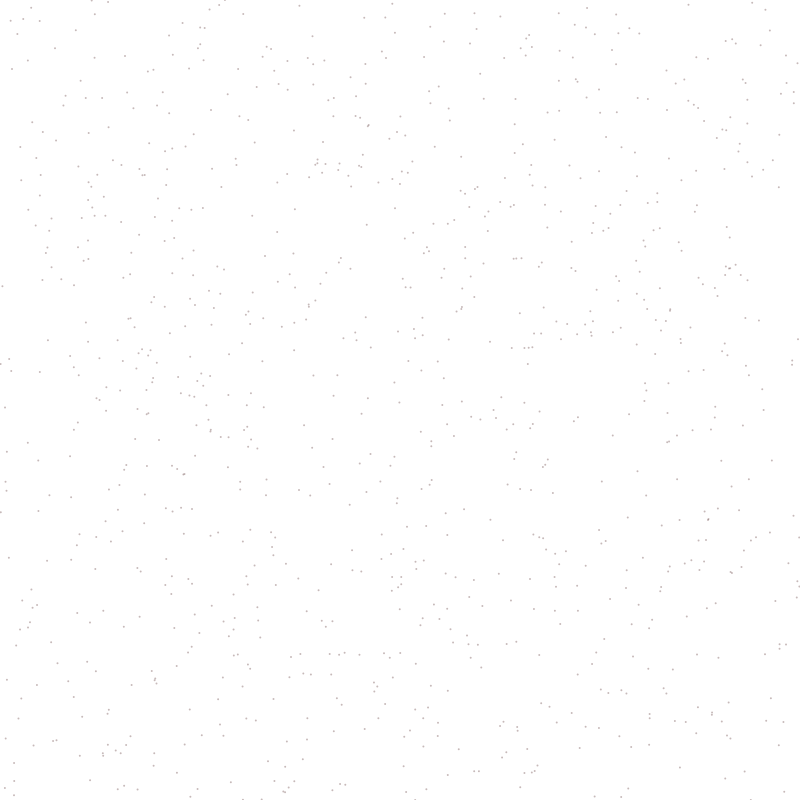
Frame 1 (no input)
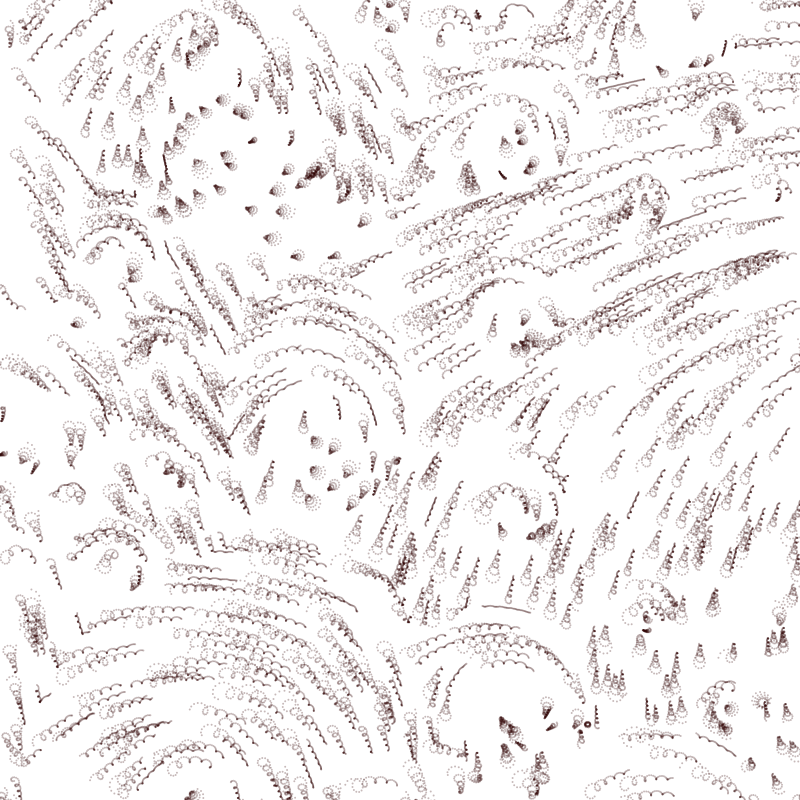
Frame 60 (no input)
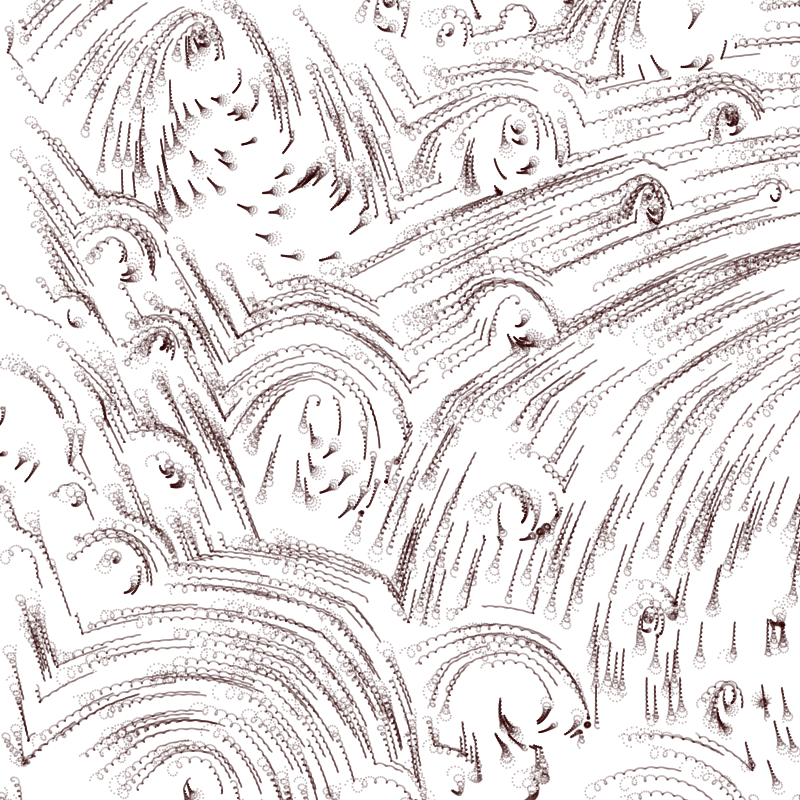
Frame 120 (the mouse pressed at the canvas centre since frame 60)

The p5.js sketch that drew these frames (run headless with seeded random() and noise() and a simulated clock; from frame 60 on, the mouse is pressed at the canvas centre):

// p5.js sketch
// ── sketch.js

let partis = [];
let maxpartis = 1000;
let w = 800;
let h = 800;
let color;
let t=0;

function setup() {
  createCanvas(w, h);
  for (let i=0; i<maxpartis; i++) {
    let p = createVector(random()-.5, random()-.5);
    let d = createVector(random()-.5, random()-.5);
    let par = {pos: p, dir: d, speed: 0};
    partis.push(par);
  }
}

function boxi(p, r) {
  let ax = abs(p.x)-r;
  let ay = abs(p.y)-r;
  let bx = max(0,ax)+min(0,max(ax,ay));
  let by = max(0,ay)+min(0,max(ax,ay));
  return createVector(bx,by).mag();
}

function circ(p, r) {
  let d = p.mag() - r;
  return d;
}

function de(p) {
  let nroit = 8;
  let pp = p.copy();
  pp.mult(.3);
  pp.add(.5);
  let x=pp.x;
  let y=pp.y;
  let l;
  let m=1000;
  let it;
  for (let i=0; i<nroit; i++) {
    x=abs(x);
    y=abs(y);
    l=x*x+y*y;
    x/=l;
    y/=l;
    x-=.7;
    y-=.7;
    if (l<m) {
      m=l;
      it=i;
    }
  }
  m=exp(-1.*m);
  color=pow(m,10.);
  return m;
}

function de2(p) {
  let pp = p.copy();
  pp.mult(.3);
  pp.add(.0,.05);
  let c1 = abs(boxi(pp, .3)-.1);
  pp.add(-.2,-.2);
  let c2 = circ(pp, .25);
  pp.add(.4,-.2);
  let c3 = circ(pp, .15);
  let d = min(c1, c2);
  if (d == c1) color = 1;
  if (d == c2) color = 2;
  d = min(d, c3);
  if (d == c3) color = 0;
  return d;
}



function norma(p) {
  let e = .001;
  let p1 = p.copy();
  let p2 = p.copy();
  p1.add(e, 0);
  p2.add(0, e);
  let dx = de(p1);
  let dy = de(p2);
  let d = de(p);
  let n = createVector(dx, dy);
  n.sub(createVector(d, d));
  n.normalize();
  return n;
}

function sign(v) {
  return v>0?1:-1;
}

function draw() {
  t++;
  translate(w*.5,h*.5);
  //scatteredPoints();//return;
  stroke(50,0,0,70);
  strokeWeight(2);
  for (let i = 0; i<maxpartis; i++) {
    let pos = partis[i].pos;
    //pos.add((random()-.5)*.001,(random()-.5)*.001);
    let prevpos = pos.copy();
    let dir = partis[i].dir;
    let speed = partis[i].speed;
    let d = de(pos);
    pos.add(d*.0005);
    let n = norma(pos);
    //n.mult(sign(d));
    dir.lerp(n, .03);//.3 a .5
    //dir.add(-.01);
    dir.rotate(.5);
    //pos.rotate(-.005);
    //dir.mult(sign(d));
    speed = -0.01;
    let adv = dir.copy();
    adv.mult(speed);
    pos.add(adv);
    partis[i].pos = pos;
    partis[i].dir = dir;
    partis[i].speed = speed;
    //if (color == 0) stroke(50,100,80,50);
    //if (color == 1) stroke(50,80,100,50);
    //if (color == 2) stroke(100,50,50,50);
    //stroke(color,color*1.2,color*1.5);
    //line(pos.x*w, pos.y*h, prevpos.x*w, prevpos.y*h);
    point(pos.x*w, pos.y*h);
  }
}

function scatteredPoints() {
  if (t>300) return;
  stroke(0,0,0,0);
  for (let i = 0; i< 1000; i++) {
    let x = random() -.5;
    let y = random() -.5;
    let p = createVector(x,y);
    let n = norma(p);
    let d = de(p);
    color=100+color*100;
    fill(color+0,color+0,color+50,20);
    circle(x*w,y*h,10);
  }
}
